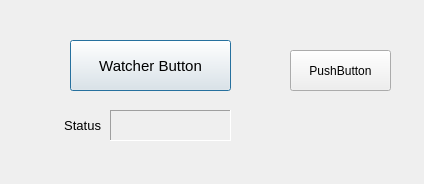
<?xml version="1.0" encoding="UTF-8"?>
<ui version="4.0">
 <class>WatcherSample</class>
 <widget class="QDialog" name="WatcherSample">
  <property name="geometry">
   <rect>
    <x>0</x>
    <y>0</y>
    <width>424</width>
    <height>184</height>
   </rect>
  </property>
  <property name="windowTitle">
   <string>WatcherSample</string>
  </property>
  <widget class="QPushButton" name="watcherButton">
   <property name="geometry">
    <rect>
     <x>70</x>
     <y>40</y>
     <width>161</width>
     <height>51</height>
    </rect>
   </property>
   <property name="font">
    <font>
     <pointsize>11</pointsize>
     <weight>50</weight>
     <bold>false</bold>
    </font>
   </property>
   <property name="text">
    <string>Watcher Button</string>
   </property>
  </widget>
  <widget class="QLabel" name="statusLabel">
   <property name="geometry">
    <rect>
     <x>110</x>
     <y>110</y>
     <width>121</width>
     <height>31</height>
    </rect>
   </property>
   <property name="font">
    <font>
     <pointsize>10</pointsize>
    </font>
   </property>
   <property name="frameShape">
    <enum>QFrame::Panel</enum>
   </property>
   <property name="frameShadow">
    <enum>QFrame::Sunken</enum>
   </property>
   <property name="text">
    <string/>
   </property>
  </widget>
  <widget class="QLabel" name="label">
   <property name="geometry">
    <rect>
     <x>50</x>
     <y>110</y>
     <width>51</width>
     <height>31</height>
    </rect>
   </property>
   <property name="font">
    <font>
     <pointsize>10</pointsize>
    </font>
   </property>
   <property name="frameShape">
    <enum>QFrame::NoFrame</enum>
   </property>
   <property name="frameShadow">
    <enum>QFrame::Plain</enum>
   </property>
   <property name="text">
    <string>Status</string>
   </property>
   <property name="alignment">
    <set>Qt::AlignRight|Qt::AlignTrailing|Qt::AlignVCenter</set>
   </property>
  </widget>
  <widget class="QPushButton" name="pushButton">
   <property name="geometry">
    <rect>
     <x>290</x>
     <y>50</y>
     <width>101</width>
     <height>41</height>
    </rect>
   </property>
   <property name="text">
    <string>PushButton</string>
   </property>
  </widget>
 </widget>
 <layoutdefault spacing="6" margin="11"/>
 <resources/>
 <connections/>
</ui>
